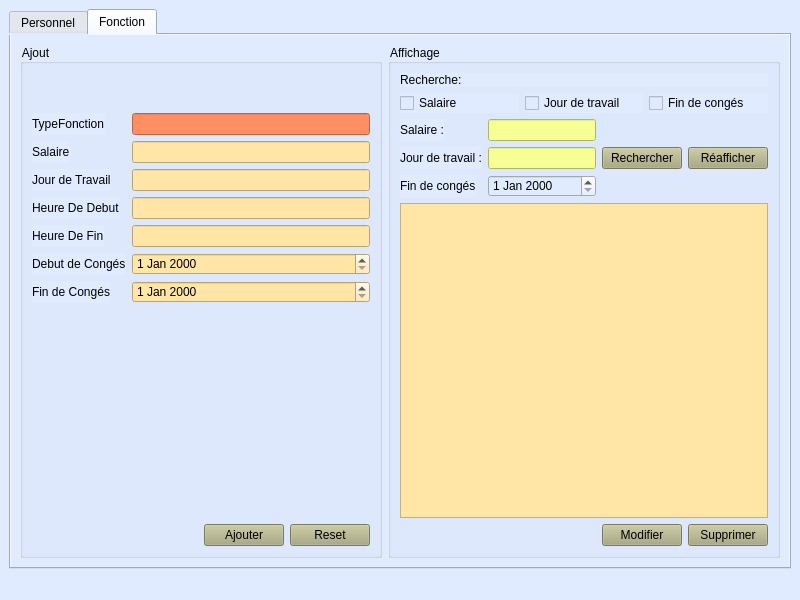
<?xml version="1.0" encoding="UTF-8"?>
<ui version="4.0">
 <class>MainWindow</class>
 <widget class="QMainWindow" name="MainWindow">
  <property name="geometry">
   <rect>
    <x>0</x>
    <y>0</y>
    <width>800</width>
    <height>600</height>
   </rect>
  </property>
  <property name="windowTitle">
   <string>MainWindow</string>
  </property>
  <property name="styleSheet">
   <string notr="true">background-color: rgb(225, 235, 255);</string>
  </property>
  <widget class="QWidget" name="centralwidget">
   <layout class="QHBoxLayout" name="horizontalLayout">
    <item>
     <widget class="QTabWidget" name="tabWidget">
      <property name="styleSheet">
       <string notr="true">background-color: rgb(225, 235, 255);</string>
      </property>
      <property name="currentIndex">
       <number>1</number>
      </property>
      <widget class="QWidget" name="tab">
       <attribute name="title">
        <string>Personnel</string>
       </attribute>
       <layout class="QHBoxLayout" name="horizontalLayout_2">
        <item>
         <widget class="QGroupBox" name="groupBox_2">
          <property name="title">
           <string>Ajout</string>
          </property>
          <layout class="QVBoxLayout" name="verticalLayout">
           <item>
            <spacer name="horizontalSpacer">
             <property name="orientation">
              <enum>Qt::Horizontal</enum>
             </property>
             <property name="sizeHint" stdset="0">
              <size>
               <width>40</width>
               <height>20</height>
              </size>
             </property>
            </spacer>
           </item>
           <item>
            <spacer name="horizontalSpacer_2">
             <property name="orientation">
              <enum>Qt::Horizontal</enum>
             </property>
             <property name="sizeHint" stdset="0">
              <size>
               <width>40</width>
               <height>20</height>
              </size>
             </property>
            </spacer>
           </item>
           <item>
            <layout class="QFormLayout" name="formLayout">
             <item row="0" column="0">
              <widget class="QLabel" name="label">
               <property name="text">
                <string>CIN</string>
               </property>
              </widget>
             </item>
             <item row="0" column="1">
              <widget class="QLineEdit" name="CIN">
               <property name="styleSheet">
                <string notr="true">background-color: rgb(255, 229, 166);
</string>
               </property>
              </widget>
             </item>
             <item row="1" column="0">
              <widget class="QLabel" name="label_7">
               <property name="text">
                <string>Nom</string>
               </property>
              </widget>
             </item>
             <item row="1" column="1">
              <widget class="QLineEdit" name="nom">
               <property name="styleSheet">
                <string notr="true">background-color: rgb(255, 229, 166);
</string>
               </property>
              </widget>
             </item>
             <item row="2" column="0">
              <widget class="QLabel" name="label_6">
               <property name="text">
                <string>Prenom</string>
               </property>
              </widget>
             </item>
             <item row="2" column="1">
              <widget class="QLineEdit" name="prenom">
               <property name="styleSheet">
                <string notr="true">background-color: rgb(255, 229, 166);
</string>
               </property>
              </widget>
             </item>
             <item row="3" column="0">
              <widget class="QLabel" name="label_5">
               <property name="text">
                <string>Adresse</string>
               </property>
              </widget>
             </item>
             <item row="3" column="1">
              <widget class="QLineEdit" name="Adress">
               <property name="styleSheet">
                <string notr="true">background-color: rgb(255, 229, 166);
</string>
               </property>
              </widget>
             </item>
             <item row="4" column="0">
              <widget class="QLabel" name="label_4">
               <property name="text">
                <string>Telephone</string>
               </property>
              </widget>
             </item>
             <item row="4" column="1">
              <widget class="QLineEdit" name="Telephone">
               <property name="styleSheet">
                <string notr="true">background-color: rgb(255, 229, 166);
</string>
               </property>
              </widget>
             </item>
             <item row="5" column="0">
              <widget class="QLabel" name="label_3">
               <property name="text">
                <string>Email</string>
               </property>
              </widget>
             </item>
             <item row="5" column="1">
              <widget class="QLineEdit" name="email">
               <property name="styleSheet">
                <string notr="true">background-color: rgb(255, 229, 166);
</string>
               </property>
              </widget>
             </item>
             <item row="6" column="0">
              <widget class="QLabel" name="label_2">
               <property name="text">
                <string>TypeFonction</string>
               </property>
              </widget>
             </item>
             <item row="6" column="1">
              <widget class="QComboBox" name="TypeFonction_2">
               <property name="styleSheet">
                <string notr="true">background-color: rgb(255, 143, 99);</string>
               </property>
              </widget>
             </item>
            </layout>
           </item>
           <item>
            <spacer name="verticalSpacer">
             <property name="orientation">
              <enum>Qt::Vertical</enum>
             </property>
             <property name="sizeHint" stdset="0">
              <size>
               <width>20</width>
               <height>40</height>
              </size>
             </property>
            </spacer>
           </item>
           <item>
            <layout class="QHBoxLayout" name="horizontalLayout_4">
             <item>
              <spacer name="horizontalSpacer_3">
               <property name="orientation">
                <enum>Qt::Horizontal</enum>
               </property>
               <property name="sizeHint" stdset="0">
                <size>
                 <width>40</width>
                 <height>20</height>
                </size>
               </property>
              </spacer>
             </item>
             <item>
              <widget class="QPushButton" name="ajouter_emplye">
               <property name="styleSheet">
                <string notr="true">background-color: rgb(170, 170, 127);
</string>
               </property>
               <property name="text">
                <string>Ajouter</string>
               </property>
              </widget>
             </item>
             <item>
              <widget class="QPushButton" name="resetP">
               <property name="styleSheet">
                <string notr="true">background-color: rgb(170, 170, 127);
</string>
               </property>
               <property name="text">
                <string>Reset</string>
               </property>
              </widget>
             </item>
            </layout>
           </item>
          </layout>
         </widget>
        </item>
        <item>
         <widget class="QGroupBox" name="groupBox">
          <property name="title">
           <string>Affichage</string>
          </property>
          <layout class="QVBoxLayout" name="verticalLayout_3">
           <item>
            <layout class="QVBoxLayout" name="verticalLayout_2">
             <item>
              <widget class="QLabel" name="label_8">
               <property name="text">
                <string>Trier personnel :</string>
               </property>
              </widget>
             </item>
             <item>
              <layout class="QHBoxLayout" name="horizontalLayout_12">
               <item>
                <widget class="QRadioButton" name="radioButton_triNom">
                 <property name="text">
                  <string>Nom</string>
                 </property>
                </widget>
               </item>
               <item>
                <widget class="QRadioButton" name="radioButton_triPrenom">
                 <property name="text">
                  <string>Prénom</string>
                 </property>
                </widget>
               </item>
               <item>
                <widget class="QRadioButton" name="radioButton_triTelephone">
                 <property name="text">
                  <string>Téléphone</string>
                 </property>
                </widget>
               </item>
              </layout>
             </item>
             <item>
              <widget class="QTableView" name="tableView">
               <property name="styleSheet">
                <string notr="true">background-color: rgb(255, 229, 166);
</string>
               </property>
              </widget>
             </item>
             <item>
              <layout class="QHBoxLayout" name="horizontalLayout_6">
               <item>
                <widget class="QPushButton" name="pushButton_5">
                 <property name="styleSheet">
                  <string notr="true">background-color: rgb(170, 170, 127);
</string>
                 </property>
                 <property name="text">
                  <string>Chat</string>
                 </property>
                </widget>
               </item>
               <item>
                <widget class="QPushButton" name="web">
                 <property name="styleSheet">
                  <string notr="true">background-color: rgb(170, 170, 127);
</string>
                 </property>
                 <property name="text">
                  <string>Web</string>
                 </property>
                </widget>
               </item>
               <item>
                <spacer name="horizontalSpacer_4">
                 <property name="orientation">
                  <enum>Qt::Horizontal</enum>
                 </property>
                 <property name="sizeHint" stdset="0">
                  <size>
                   <width>40</width>
                   <height>20</height>
                  </size>
                 </property>
                </spacer>
               </item>
               <item>
                <widget class="QPushButton" name="exporter_employer">
                 <property name="styleSheet">
                  <string notr="true">background-color: rgb(170, 170, 127);
</string>
                 </property>
                 <property name="text">
                  <string>Exporter</string>
                 </property>
                </widget>
               </item>
               <item>
                <widget class="QPushButton" name="MEmploye">
                 <property name="styleSheet">
                  <string notr="true">background-color: rgb(170, 170, 127);
</string>
                 </property>
                 <property name="text">
                  <string>Modifier</string>
                 </property>
                 <property name="checkable">
                  <bool>true</bool>
                 </property>
                </widget>
               </item>
               <item>
                <widget class="QPushButton" name="supprimer_emplye">
                 <property name="styleSheet">
                  <string notr="true">background-color: rgb(170, 170, 127);
</string>
                 </property>
                 <property name="text">
                  <string>Supprimer</string>
                 </property>
                </widget>
               </item>
              </layout>
             </item>
            </layout>
           </item>
          </layout>
         </widget>
        </item>
       </layout>
      </widget>
      <widget class="QWidget" name="tab_2">
       <attribute name="title">
        <string>Fonction</string>
       </attribute>
       <layout class="QHBoxLayout" name="horizontalLayout_7">
        <item>
         <layout class="QHBoxLayout" name="horizontalLayout_8">
          <item>
           <widget class="QGroupBox" name="groupBox_4">
            <property name="title">
             <string>Ajout</string>
            </property>
            <layout class="QVBoxLayout" name="verticalLayout_4">
             <item>
              <spacer name="horizontalSpacer_6">
               <property name="orientation">
                <enum>Qt::Horizontal</enum>
               </property>
               <property name="sizeHint" stdset="0">
                <size>
                 <width>40</width>
                 <height>20</height>
                </size>
               </property>
              </spacer>
             </item>
             <item>
              <spacer name="horizontalSpacer_7">
               <property name="orientation">
                <enum>Qt::Horizontal</enum>
               </property>
               <property name="sizeHint" stdset="0">
                <size>
                 <width>40</width>
                 <height>20</height>
                </size>
               </property>
              </spacer>
             </item>
             <item>
              <layout class="QFormLayout" name="formLayout_2">
               <item row="0" column="0">
                <widget class="QLabel" name="label_9">
                 <property name="text">
                  <string>TypeFonction</string>
                 </property>
                </widget>
               </item>
               <item row="1" column="0">
                <widget class="QLabel" name="label_15">
                 <property name="text">
                  <string>Salaire</string>
                 </property>
                </widget>
               </item>
               <item row="1" column="1">
                <widget class="QLineEdit" name="Salaire">
                 <property name="styleSheet">
                  <string notr="true">background-color: rgb(255, 229, 166);</string>
                 </property>
                </widget>
               </item>
               <item row="2" column="0">
                <widget class="QLabel" name="label_14">
                 <property name="text">
                  <string>Jour de Travail</string>
                 </property>
                </widget>
               </item>
               <item row="2" column="1">
                <widget class="QLineEdit" name="Jourdetravail">
                 <property name="styleSheet">
                  <string notr="true">background-color: rgb(255, 229, 166);</string>
                 </property>
                </widget>
               </item>
               <item row="3" column="0">
                <widget class="QLabel" name="label_13">
                 <property name="text">
                  <string>Heure De Debut</string>
                 </property>
                </widget>
               </item>
               <item row="4" column="0">
                <widget class="QLabel" name="label_12">
                 <property name="text">
                  <string>Heure De Fin</string>
                 </property>
                </widget>
               </item>
               <item row="5" column="0">
                <widget class="QLabel" name="label_11">
                 <property name="text">
                  <string>Debut de Congés</string>
                 </property>
                </widget>
               </item>
               <item row="5" column="1">
                <widget class="QDateEdit" name="debutdeconges">
                 <property name="styleSheet">
                  <string notr="true">background-color: rgb(255, 229, 166);</string>
                 </property>
                </widget>
               </item>
               <item row="6" column="0">
                <widget class="QLabel" name="label_10">
                 <property name="text">
                  <string>Fin de Congés</string>
                 </property>
                </widget>
               </item>
               <item row="6" column="1">
                <widget class="QDateEdit" name="findeconges">
                 <property name="styleSheet">
                  <string notr="true">background-color: rgb(255, 229, 166);</string>
                 </property>
                </widget>
               </item>
               <item row="0" column="1">
                <widget class="QLineEdit" name="TypeFonction">
                 <property name="styleSheet">
                  <string notr="true">background-color: rgb(255, 143, 99);</string>
                 </property>
                </widget>
               </item>
               <item row="3" column="1">
                <widget class="QLineEdit" name="heurededebut">
                 <property name="styleSheet">
                  <string notr="true">background-color: rgb(255, 229, 166);</string>
                 </property>
                </widget>
               </item>
               <item row="4" column="1">
                <widget class="QLineEdit" name="heuredefin">
                 <property name="styleSheet">
                  <string notr="true">background-color: rgb(255, 229, 166);</string>
                 </property>
                </widget>
               </item>
              </layout>
             </item>
             <item>
              <spacer name="verticalSpacer_2">
               <property name="orientation">
                <enum>Qt::Vertical</enum>
               </property>
               <property name="sizeHint" stdset="0">
                <size>
                 <width>20</width>
                 <height>40</height>
                </size>
               </property>
              </spacer>
             </item>
             <item>
              <layout class="QHBoxLayout" name="horizontalLayout_11">
               <item>
                <spacer name="horizontalSpacer_8">
                 <property name="orientation">
                  <enum>Qt::Horizontal</enum>
                 </property>
                 <property name="sizeHint" stdset="0">
                  <size>
                   <width>40</width>
                   <height>20</height>
                  </size>
                 </property>
                </spacer>
               </item>
               <item>
                <widget class="QPushButton" name="ajouter_fonction">
                 <property name="styleSheet">
                  <string notr="true">background-color: rgb(170, 170, 127);
</string>
                 </property>
                 <property name="text">
                  <string>Ajouter</string>
                 </property>
                </widget>
               </item>
               <item>
                <widget class="QPushButton" name="resetf">
                 <property name="styleSheet">
                  <string notr="true">background-color: rgb(170, 170, 127);
</string>
                 </property>
                 <property name="text">
                  <string>Reset</string>
                 </property>
                </widget>
               </item>
              </layout>
             </item>
            </layout>
           </widget>
          </item>
          <item>
           <widget class="QGroupBox" name="groupBox_3">
            <property name="title">
             <string>Affichage</string>
            </property>
            <layout class="QVBoxLayout" name="verticalLayout_6">
             <item>
              <layout class="QVBoxLayout" name="verticalLayout_5">
               <item>
                <widget class="QLabel" name="label_16">
                 <property name="text">
                  <string>Recherche:</string>
                 </property>
                </widget>
               </item>
               <item>
                <layout class="QHBoxLayout" name="horizontalLayout_10">
                 <item>
                  <widget class="QCheckBox" name="checkBox_salaire">
                   <property name="styleSheet">
                    <string notr="true"/>
                   </property>
                   <property name="text">
                    <string>Salaire</string>
                   </property>
                  </widget>
                 </item>
                 <item>
                  <widget class="QCheckBox" name="checkBox_jourdetravail">
                   <property name="text">
                    <string>Jour de travail</string>
                   </property>
                  </widget>
                 </item>
                 <item>
                  <widget class="QCheckBox" name="checkBox_findeconge">
                   <property name="text">
                    <string>Fin de congés</string>
                   </property>
                  </widget>
                 </item>
                </layout>
               </item>
               <item>
                <layout class="QHBoxLayout" name="horizontalLayout_5">
                 <item>
                  <layout class="QFormLayout" name="formLayout_3">
                   <item row="0" column="0">
                    <widget class="QLabel" name="label_17">
                     <property name="text">
                      <string>Salaire :</string>
                     </property>
                    </widget>
                   </item>
                   <item row="0" column="1">
                    <widget class="QLineEdit" name="rech_salaire">
                     <property name="styleSheet">
                      <string notr="true">background-color: rgb(246, 255, 147);</string>
                     </property>
                    </widget>
                   </item>
                   <item row="1" column="0">
                    <widget class="QLabel" name="label_18">
                     <property name="text">
                      <string>Jour de travail :</string>
                     </property>
                    </widget>
                   </item>
                   <item row="1" column="1">
                    <widget class="QLineEdit" name="rech_jourdetravail">
                     <property name="styleSheet">
                      <string notr="true">background-color: rgb(246, 255, 147);</string>
                     </property>
                    </widget>
                   </item>
                   <item row="2" column="0">
                    <widget class="QLabel" name="label_19">
                     <property name="text">
                      <string>Fin de congés</string>
                     </property>
                    </widget>
                   </item>
                   <item row="2" column="1">
                    <widget class="QDateEdit" name="rech_findeconge"/>
                   </item>
                  </layout>
                 </item>
                 <item>
                  <layout class="QHBoxLayout" name="horizontalLayout_9">
                   <item>
                    <widget class="QPushButton" name="rechercherf">
                     <property name="styleSheet">
                      <string notr="true">background-color: rgb(170, 170, 127);</string>
                     </property>
                     <property name="text">
                      <string>Rechercher</string>
                     </property>
                    </widget>
                   </item>
                   <item>
                    <widget class="QPushButton" name="reafficherf">
                     <property name="styleSheet">
                      <string notr="true">background-color: rgb(170, 170, 127);</string>
                     </property>
                     <property name="text">
                      <string>Réafficher</string>
                     </property>
                    </widget>
                   </item>
                  </layout>
                 </item>
                </layout>
               </item>
               <item>
                <widget class="QTableView" name="affichage">
                 <property name="styleSheet">
                  <string notr="true">background-color: rgb(255, 229, 166);</string>
                 </property>
                </widget>
               </item>
               <item>
                <layout class="QHBoxLayout" name="horizontalLayout_13">
                 <item>
                  <spacer name="horizontalSpacer_5">
                   <property name="orientation">
                    <enum>Qt::Horizontal</enum>
                   </property>
                   <property name="sizeHint" stdset="0">
                    <size>
                     <width>40</width>
                     <height>20</height>
                    </size>
                   </property>
                  </spacer>
                 </item>
                 <item>
                  <widget class="QPushButton" name="MFonction">
                   <property name="enabled">
                    <bool>true</bool>
                   </property>
                   <property name="styleSheet">
                    <string notr="true">background-color: rgb(170, 170, 127);
</string>
                   </property>
                   <property name="text">
                    <string>Modifier</string>
                   </property>
                   <property name="checkable">
                    <bool>true</bool>
                   </property>
                  </widget>
                 </item>
                 <item>
                  <widget class="QPushButton" name="supprimer_fonction">
                   <property name="styleSheet">
                    <string notr="true">background-color: rgb(170, 170, 127);
</string>
                   </property>
                   <property name="text">
                    <string>Supprimer</string>
                   </property>
                  </widget>
                 </item>
                </layout>
               </item>
              </layout>
             </item>
            </layout>
           </widget>
          </item>
         </layout>
        </item>
       </layout>
      </widget>
     </widget>
    </item>
   </layout>
  </widget>
  <widget class="QMenuBar" name="menubar">
   <property name="geometry">
    <rect>
     <x>0</x>
     <y>0</y>
     <width>800</width>
     <height>22</height>
    </rect>
   </property>
  </widget>
  <widget class="QStatusBar" name="statusbar"/>
 </widget>
 <resources/>
 <connections/>
</ui>
